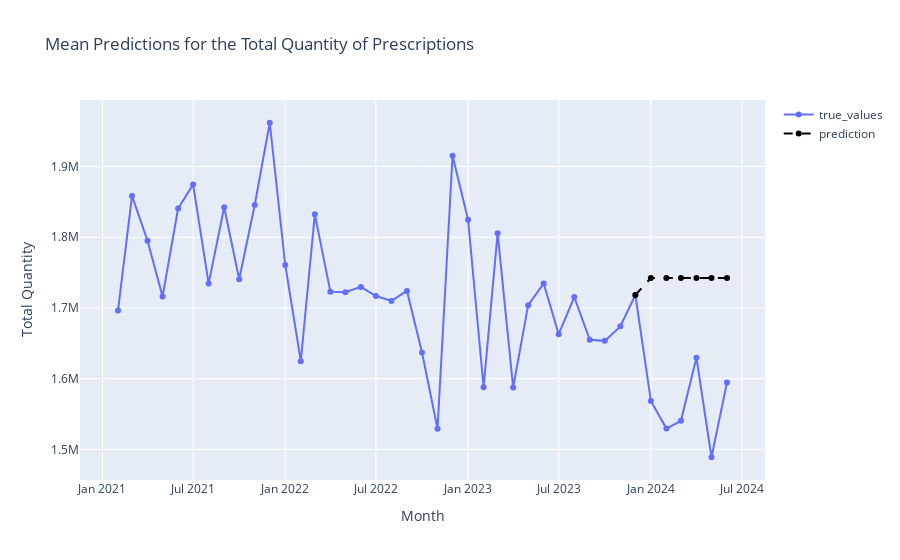

The notebook cell this image was saved under:
### Markdown cell above
## Mean Forecasting

### Code cell
# In order to test the performance of our models, we will use the mean as the benchmark. 
# Any future model will hopefully surpass the performance of just using the mean.
train_df['MEAN'] = train_df['TOTAL_QUANTITY'].mean().item()

mean_forecast = train_df['MEAN'].iloc[:6].tolist()

model_metrics(test_list, mean_forecast)

result_prediction(train_list=train_list, test_list=test_list, forecast_list=mean_forecast, train_months=train_months, test_months=test_months, model_name='Mean')

### Figure 1 — Plotly figure (JSON) as saved in the notebook; plotly's stock layout.template omitted (floating-point values rounded to 4 significant figures)
{"data": [{"mode": "lines+markers", "name": "true_values", "type": "scatter", "x": ["2021-02-01T00:00:00", "2021-03-01T00:00:00", "2021-04-01T00:00:00", "2021-05-01T00:00:00", "2021-06-01T00:00:00", "2021-07-01T00:00:00", "2021-08-01T00:00:00", "2021-09-01T00:00:00", "2021-10-01T00:00:00", "2021-11-01T00:00:00", "2021-12-01T00:00:00", "2022-01-01T00:00:00", "2022-02-01T00:00:00", "2022-03-01T00:00:00", "2022-04-01T00:00:00", "2022-05-01T00:00:00", "2022-06-01T00:00:00", "2022-07-01T00:00:00", "2022-08-01T00:00:00", "2022-09-01T00:00:00", "2022-10-01T00:00:00", "2022-11-01T00:00:00", "2022-12-01T00:00:00", "2023-01-01T00:00:00", "2023-02-01T00:00:00", "2023-03-01T00:00:00", "2023-04-01T00:00:00", "2023-05-01T00:00:00", "2023-06-01T00:00:00", "2023-07-01T00:00:00", "2023-08-01T00:00:00", "2023-09-01T00:00:00", "2023-10-01T00:00:00", "2023-11-01T00:00:00", "2023-12-01T00:00:00", "2024-01-01T00:00:00", "2024-02-01T00:00:00", "2024-03-01T00:00:00", "2024-04-01T00:00:00", "2024-05-01T00:00:00", "2024-06-01T00:00:00"], "y": [1696286, 1858580, 1795127, 1716084, 1840785, 1874547, 1734531, 1842597, 1740672, 1845660, 1962015, 1760777, 1624813, 1832448, 1723120, 1722355, 1729834, 1716975, 1710022, 1724188, 1637015, 1529181, 1915368, 1824911, 1587915, 1805596, 1587553, 1703990, 1734750, 1662988, 1715505, 1654914, 1653514, 1674022, 1718369, 1568470, 1529453, 1540488, 1629765, 1488886, 1594730]}, {"line": {"color": "black", "dash": "dash", "width": 2}, "mode": "lines+markers", "name": "prediction", "type": "scatter", "x": ["2023-12-01T00:00:00", "2024-01-01T00:00:00", "2024-02-01T00:00:00", "2024-03-01T00:00:00", "2024-04-01T00:00:00", "2024-05-01T00:00:00", "2024-06-01T00:00:00"], "y": [1718369, 1742000.0, 1742000.0, 1742000.0, 1742000.0, 1742000.0, 1742000.0]}], "layout": {"title": {"text": "Mean Predictions for the Total Quantity of Prescriptions"}, "xaxis": {"title": {"text": "Month"}}, "yaxis": {"title": {"text": "Total Quantity"}}}}
